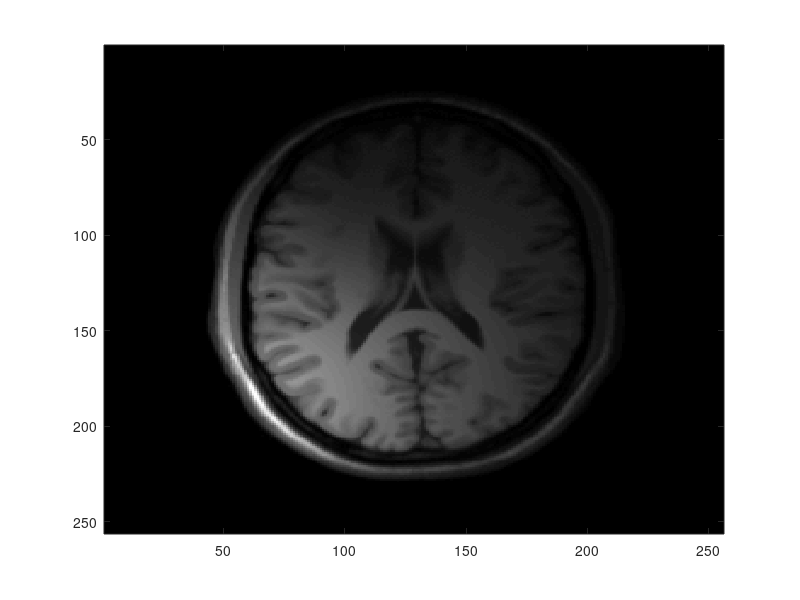
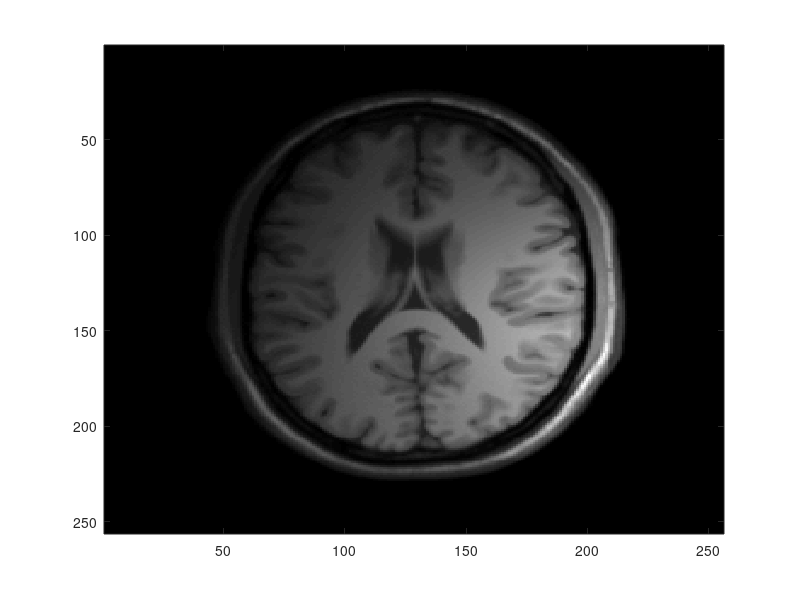
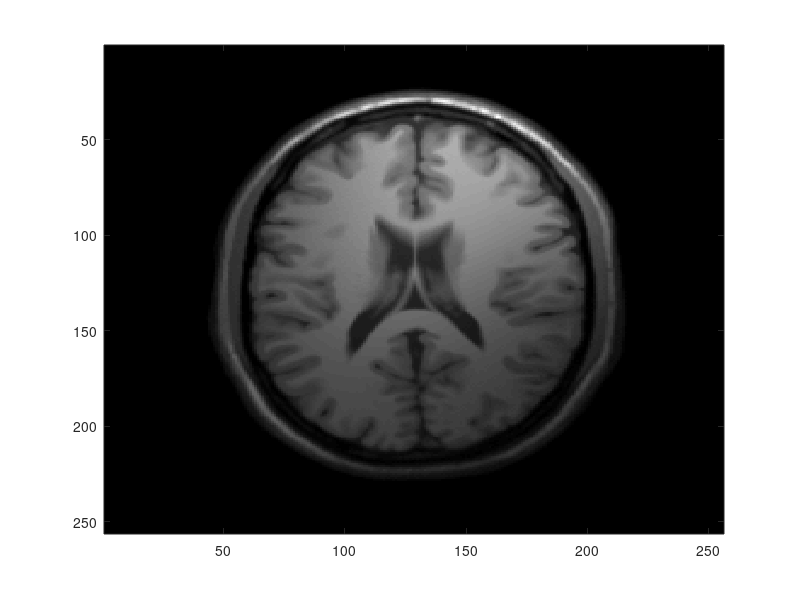
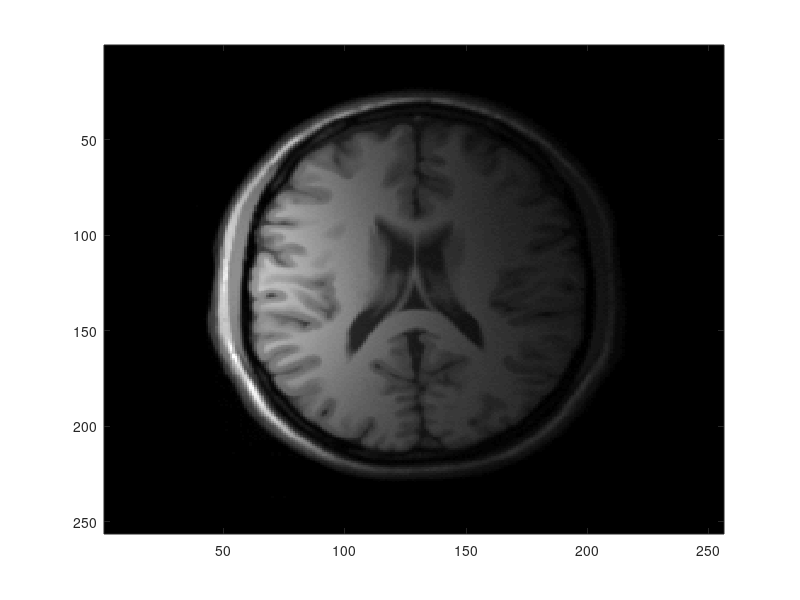

Recreate these plots in MATLAB, in order. (Note: this script raises an error after producing the figures.)
close all; clear all; clc;
load('datao.mat');
% load('senseMap8ch.mat')
rawimage=datao(128:383,128:383,:);

for i=1:8
%     rawimage(:,:,i)=rawimage(:,:,i)+0.01*randi([-255,255],256,256);
    rawimage(:,:,i)=rawimage(:,:,i)+0.01*randi(max(max(max(round(abs(rawimage))))),256);

end

figure; imagesc(abs(rawimage(:,:,1))); colormap('gray');
figure; imagesc(abs(rawimage(:,:,4))); colormap('gray');
figure; imagesc(abs(rawimage(:,:,6))); colormap('gray');
figure; imagesc(abs(rawimage(:,:,8))); colormap('gray');

full_kspace_data = fftshift(fftshift(fft2(fftshift(fftshift(rawimage,1),2)),2 ),1);

[header.Nfe, header.Npe, header.num_coils] = size(full_kspace_data);
P=header.Nfe;
Q=header.Npe;
Rnoise=eye(header.num_coils);
FOV_reduction_factor=4;
c=24; w=8;
% c=18; w=6;


%%SENSE reconstruction
% k-space data subsampling
[reduced_kspace_data_SENSE, Subsampling_locations] = sample_kd(full_kspace_data,FOV_reduction_factor); 
coilimg=zeros(size(full_kspace_data));
 for s=1:header.num_coils
     coilimg(:,:,s) = ifftshift(ifft2(ifftshift(full_kspace_data(:,:,s))));
end
[recon,cmap]=adapt_array_2d(coilimg,Rnoise,0);  %Walsh MRM 2000
[recon_sense1, flag,gmap1] = sense(cmap, reduced_kspace_data_SENSE, FOV_reduction_factor); 
% [recon_sense1, flag,gmap1] = sense(senseMap, reduced_kspace_data_SENSE, FOV_reduction_factor); 

SOS = recon_sumofsquares(full_kspace_data,0, Rnoise);
error_image1 = abs(abs(recon_sense1) - SOS);
L2diff1=norm(error_image1(:));
% figure(1); imagesc(abs(recon_sense1)); colormap('gray'); axis square; colorbar;title('SENSE Recon with Walsh cmap'); 
% figure(2); imagesc(error_image1); colormap('gray'); axis square; colorbar; title(sprintf('L2 recon error: %s',L2diff1));
% figure(3); imagesc(abs(SOS)); colormap('gray'); axis square; colorbar; title('Sum of Squares Recon'); 
% figure(1); imagesc(abs(recon)); colormap('gray'); axis square; colorbar;title('Recon with Walsh cmap'); 
% figure(2); imagesc(abs(SOS)); colormap('gray'); axis square; colorbar; title('Sum of Squares Recon'); 
figure(3); imagesc(error_image1); colormap('gray'); axis square; colorbar; title(sprintf('L2 recon error: %s',L2diff1));
%% =====================================================================
% figure(1); imshow(abs(recon),[0,4.5e-6]); colormap('gray'); axis image; colorbar;title('Recon with Walsh cmap'); 
% figure(2); imshow(abs(SOS),[0,4.5e-6]); colormap('gray'); axis image; colorbar; title('Sum of Squares Recon'); 
% % figure(3); imagesc(error_image1); colormap('gray'); axis square; colorbar; title(sprintf('L2 recon error: %s',L2diff1));
% figure(3); imshow(error_image1,[0,2.2e-7]); colormap('gray'); axis image; colorbar; title(sprintf('L2 recon error: %s',L2diff1));
% 
figure(1); imshow(abs(recon_sense1),[0,240]); colormap('gray'); axis square; colorbar;title('Recon with Walsh cmap'); 
figure(2); imshow(abs(SOS),[0,240]); colormap('gray'); axis square; colorbar; title('Sum of Squares Recon'); 
% figure(3); imagesc(error_image1); colormap('gray'); axis square; colorbar; title(sprintf('L2 recon error: %s',L2diff1));
figure(3); imshow(error_image1,[0,173]); colormap('gray'); axis square; colorbar; title(sprintf('L2 recon error: %s',L2diff1));

%=================================
% hpSENSE
% ================================


reduced_kspace_data_hpSENSE=zeros(header.Nfe, header.Npe, header.num_coils); % 
highpassed_kspace_data=zeros(header.Nfe, header.Npe, header.num_coils); %
highpassed_reduced_kspace_data=zeros(header.Nfe, header.Npe/FOV_reduction_factor, header.num_coils); %
highpassed_kspace_data1=zeros(header.Nfe, header.Npe, header.num_coils);
highpassed_reduced_kspace_data2=zeros(header.Nfe, header.Npe/FOV_reduction_factor, header.num_coils); 
coilimg1=zeros(size(full_kspace_data));

H_1 = zeros(P,Q); %high pass filter, the same as hp-GRAPPA
H_1_inverse = zeros(P,Q);
for xx = (-P/2):1:(P/2)-1
    for yy = -Q/2:1:Q/2-1  
         H_1(xx+(P/2)+1,yy+Q/2+1) =1-(1+exp((sqrt(xx^2+yy^2)-c)/w))^-1+(1+exp((sqrt(xx^2+yy^2)+c)/w))^-1;
         H_1_inverse(xx+(P/2)+1,yy+Q/2+1) =1/(1-(1+exp((sqrt(xx^2+yy^2)-c)/w))^-1+(1+exp((sqrt(xx^2+yy^2)+c)/w))^-1);
    end
end

for coil = 1:header.num_coils
%     reduced_kspace_data_hpSENSE(:,Subsampling_locations,coil) = full_kspace_data(:,Subsampling_locations,coil);
%     highpassed_kspace_data(:, :, coil)=H_1.* reduced_kspace_data_hpSENSE(:, :, coil);
%     highpassed_reduced_kspace_data(:,:,coil) =  highpassed_kspace_data(:,Subsampling_locations,coil); 
    
    highpassed_kspace_data1(:, :, coil)=H_1.* full_kspace_data(:, :, coil);
%     coilimg1(:,:,coil) = ifftshift(ifft2(ifftshift(full_kspace_data(:,:,coil))));
    coilimg1(:,:,coil) = ifftshift(ifft2(ifftshift(highpassed_kspace_data1(:,:,coil))));
%     coilimg1(:,:,coil) = ifftshift(ifft2(ifftshift(highpassed_kspace_data(:,:,coil))));
    highpassed_reduced_kspace_data2(:,:,coil)=highpassed_kspace_data1(:,Subsampling_locations,coil); 

end

[recon1,cmap1]=adapt_array_2d(coilimg1,Rnoise,0);
% [recon_hpSENSE, flag,gmap1] = sense(cmap1, highpassed_reduced_kspace_data, FOV_reduction_factor); 
[recon_hpSENSE, flag,gmap1] = sense(cmap1, highpassed_reduced_kspace_data2, FOV_reduction_factor); 

recon_full_kspace_data = fftshift(fftshift(fft2(fftshift(fftshift(recon_hpSENSE,1),2)),2 ),1);
inverse_filtered_kdata=H_1_inverse.*recon_full_kspace_data;
recon_HIGHPASSSENSE = ifftshift(ifftshift(ifft2(ifftshift(ifftshift(inverse_filtered_kdata,1),2)),2 ),1);

% recon_full_kspace_data = fftshift(fftshift(fft2(fftshift(fftshift(recon1,1),2)),2 ),1);
% inverse_filtered_kdata=H_1_inverse.*recon_full_kspace_data;
% recon_HIGHPASSSENSE = ifftshift(ifftshift(ifft2(ifftshift(ifftshift(inverse_filtered_kdata,1),2)),2 ),1);

error_image_HIGHPASSSENSE=abs(abs(recon_HIGHPASSSENSE)-SOS);
L2diff_HIGHPASSSENSE=norm(error_image_HIGHPASSSENSE(:));

% error_image_HIGHPASSSENSEsubSENSE=abs(abs(recon_HIGHPASSSENSE)-recon_sense1);
% L2diff_error_image_HIGHPASSSENSEsubSENSE=norm(error_image_HIGHPASSSENSEsubSENSE(:));

% figure(4); imagesc(abs(recon_HIGHPASSSENSE)); colormap('gray'); axis square; colorbar;title('hpSENSE Recon'); 
figure(5); imagesc(error_image_HIGHPASSSENSE); colormap('gray'); axis square; colorbar; title(sprintf('high-pass SENSE, L2 recon error: %s',L2diff_HIGHPASSSENSE));
% figure(6); imagesc(abs(recon_hpSENSE)); colormap('gray'); axis square; colorbar;title('high pass filtered SENSE'); 
% figure(6); imagesc(abs(recon1)); colormap('gray'); axis image; colorbar;title('high pass filtered SENSE'); 

% figure(6); imagesc(abs(recon_hpSENSE)); colormap('gray'); axis square; colorbar;title('high pass filtered SENSE'); 
% figure(7); imagesc(error_image_HIGHPASSSENSEsubSENSE); colormap('gray'); axis square; colorbar; title(sprintf('HIGHPASSSENSEsubSENSE, L2 recon error: %s',L2diff_error_image_HIGHPASSSENSEsubSENSE));
% figure(9); imagesc(abs(coilimg(:,:,7))); colormap('gray'); axis image; colorbar;title('coil image'); 
figure(4); imshow(abs(recon_HIGHPASSSENSE),[0, 240]); colormap('gray'); axis square; colorbar;title('hpSENSE Recon'); 
figure(5); imshow(error_image_HIGHPASSSENSE,[0,173]); colormap('gray'); axis square; colorbar; title(sprintf('hpSENSE, L2 recon error: %s',L2diff_HIGHPASSSENSE));
% figure(6); imagesc(abs(recon_hpSENSE)); colormap('gray'); axis square; colorbar;title('high pass filtered SENSE'); 
figure(6); imshow(abs(recon_hpSENSE),[0, 240]); colormap('gray'); axis square; colorbar;title('high pass filtered SENSE'); 

NRMSE_SENSE=sqrt(sum(sum((SOS-abs(recon_sense1)).^2))/sum(sum(SOS.^2)));
NRMSE_HFSENSE=sqrt(sum(sum((SOS-abs(recon_HIGHPASSSENSE)).^2))/sum(sum(SOS.^2)));
